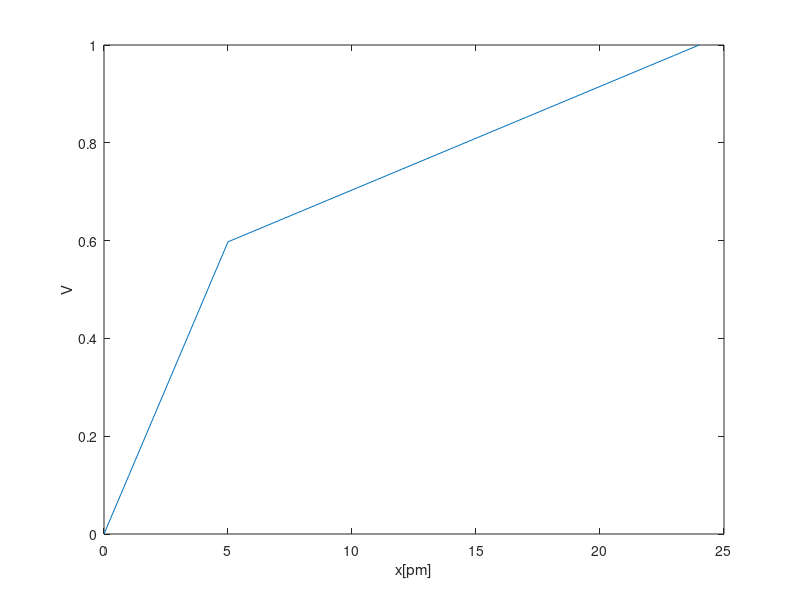

The MATLAB script that drew this image:
p1= 3.9*8.854*10^-12;
p2= 22.0*8.854*10^-12;
Thick1=0.5*10^-9;
Thick2=1.9*10^-9;

N = ((Thick1+Thick2)/10^-10)+1;
A = zeros(N,N);
for i=2:N-1;
    if i<6
        A(i,i-1)=p1; A(i,i)=-2*p1; A(i,i+1)=p1;
    end
    if i==6
         A(i,i-1)=p1; A(i,i)=-p1-p2; A(i,i+1)=p2;
    end 
    if i>6
          A(i,i-1)=p2; A(i,i)=-2*p2; A(i,i+1)=p2;  
    end
end
A(1,1)=1;
A(N,N)=1;

b=zeros(N,1);
b(N,1)=1;

x=[0:(N-1)];
y=inv(A)*b;
plot(x,y);
xlabel('x[pm]')
ylabel('V')

Cap1_analytic = p1/Thick1;
Cap2_analytic = p2/Thick2;
Cap_analytic= Cap1_analytic*Cap2_analytic/(Cap1_analytic+Cap2_analytic)*(10^-4);
Cap1_numerical = p1*(y(6,1)-y(1,1))/(0.5*10^-9)*(10^-4);
Error=(Cap1_numerical-Cap_analytic)/Cap_analytic*100;
